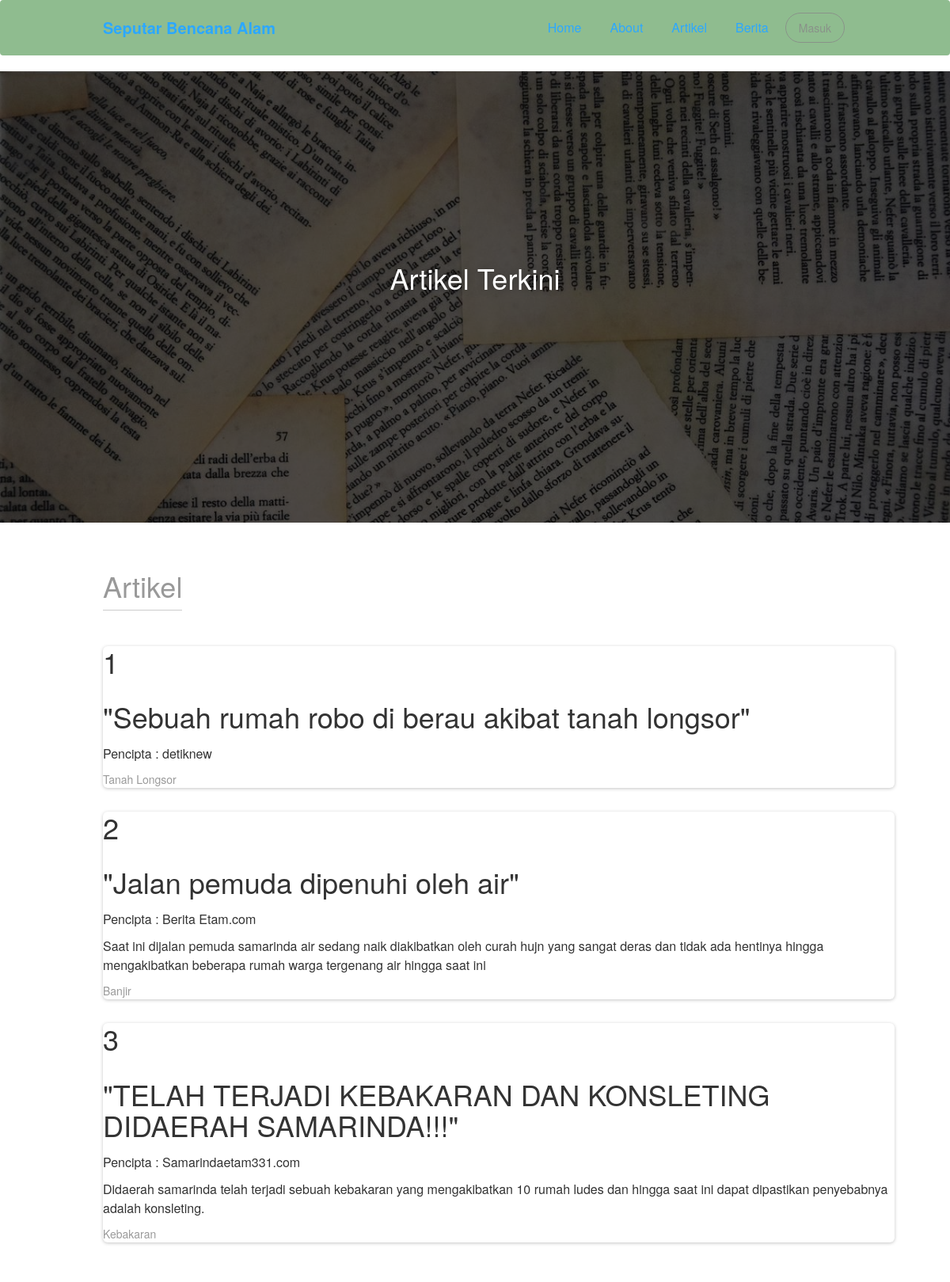
Page /artikel/ on the committed database.
### karya/models.py (models this page shows, shortened)
class Artikel(models.Model):
    nama = models.CharField(max_length=100,blank=True,null=True)
    deskripsi = models.CharField(max_length=100,blank=True,null=True)
    pencipta = models.CharField(max_length=100,blank=True,null=True)
    kategori = models.ForeignKey(Kategori, on_delete=models.CASCADE)
    harga = models.CharField(max_length=100,blank=True,null=True)
    class Meta:
        verbose_name_plural = "Artikel"

class Kategori(models.Model):
    nama = models.CharField(max_length=20)
    def __str__(self):
        return self.nama
    class Meta:
        verbose_name_plural = "Kategori"

### berita/views.py (the view)
# urls.py: path('artikel/', artikel, name='artikel'),
def artikel(request):
    template_name = 'front/artikel.html'
    artikel= Artikel.objects.all()
    context = {
        'title':'Halaman Artikel',
        'artikel' : artikel
    }
    return render(request, template_name, context)

### templates/front/artikel.html
{% extends 'front/base.html' %}
{% load static %}
{% block content %}
<div class="wrapper">
    <div class="parallax filter-black">
        <div class="parallax-image">
            <img src="{% static "front/img/bg102.jpg" %}" />
        </div>
        <div class="small-info">
            <h2>Artikel Terkini</h2>
        </div>
    </div>
    <div class="section">
        <div class="container">
            <h2 class="section-title">Artikel</h2>
            <div class="row">
                 <div class="col-md-4">
                    {% for a in artikel %}
                    <div class="card" style="width: 100rem;">
                        <div class="card-body">
                            <h2 class="fw-bold">{{forloop.counter}}</h2>
                            <h2 class="fs-1"> "{{a.nama}}" </h2>
                            <p class="fs-1">Pencipta : {{a.pencipta}}</p>
                            <p class="card-text">{{a.deskripsi}}</p>
                            <p class="category">{{a.kategori}}</p>
                        </div>
                      </div>
                     {% endfor %}</div>
            </div>
        </div>
{% endblock content %}

### static/front/css/examples.css (style rules this page uses)
.section-title { font-weight: 300; display: inline-block; padding-bottom: 10px; border-bottom: 1px solid #CCCCCC; color: #999; }
.parallax { width: 100%; height: 570px; overflow: hidden; display: block; }
.parallax .small-info { color: #FFFFFF; text-shadow: 0 0 10px rgba(0, 0, 0, 0.27); top: 37%; position: absolute; text-align: center; width: 100%; z-index: 2; }
.parallax .parallax-image img { width: 100%; position: relative; }
.filter-black { position: relative; }
.filter-black:after { position: absolute; left: 0; top: 0; width: 100%; height: 100%; display: block; z-index: 1; background-color: rgba(0, 0, 0, 0.66); content: ""; }
.about-us .container, .contact-us .container, .pricing .container, .blog-page .container, .ecommerce .container, .home .container, .product-page .container, .blog-post .container { max-width: 970px; }

### rows in the picture
Artikel: nama "Sebuah rumah robo di berau akibat tanah longsor", pencipta "detiknew", kategori "Tanah Longsor"
Artikel: nama "Jalan pemuda dipenuhi oleh air", pencipta "Berita Etam.com", deskripsi "Saat ini dijalan pemuda samarinda air sedang naik diakibatkan oleh curah hujn yang sangat deras dan tidak ada hentinya hingga mengakibatkan beberapa rumah warga tergenang air hingga saat ini", kategori "Banjir"
Artikel: nama "TELAH TERJADI KEBAKARAN DAN KONSLETING DIDAERAH SAMARINDA!!!", pencipta "Samarindaetam331.com", deskripsi "Didaerah samarinda telah terjadi sebuah kebakaran yang mengakibatkan 10 rumah ludes dan hingga saat ini dapat dipastikan penyebabnya adalah konsleting.", kategori "Kebakaran"
